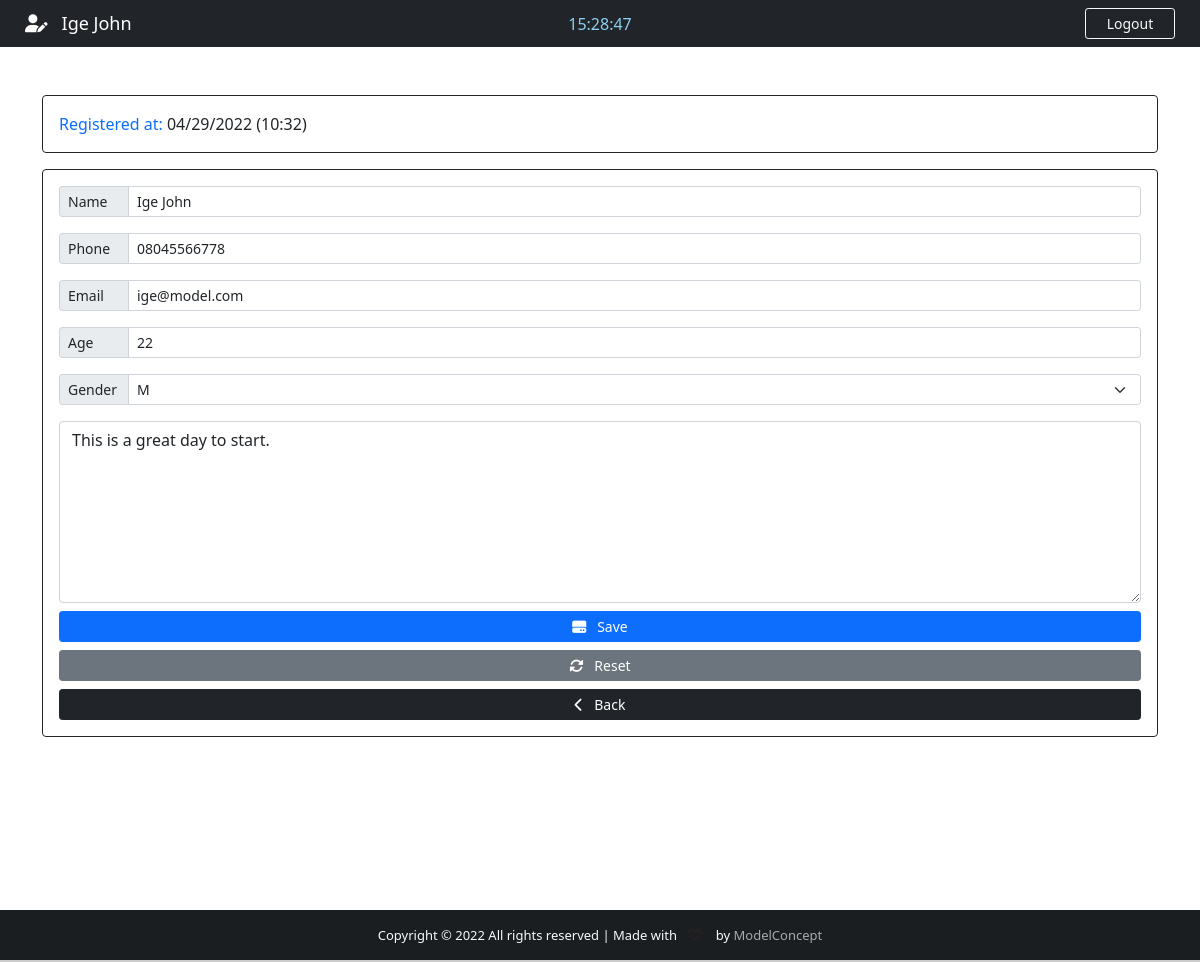
Page /patient/15 (signed in) on the committed database.
### App/models.py (models this page shows, shortened)
class Patient(models.Model):
    GENDER = (
        ('M', 'M'),
        ('F', 'F'),
    )
    id = models.IntegerField(primary_key=True)
    name = models.CharField(max_length=40)
    phone = models.CharField(max_length=20)
    email = models.CharField(max_length=40)
    age = models.CharField(max_length=3)
    gender = models.CharField(max_length=1, null=False, choices=GENDER)
    note = models.TextField(blank=True)
    created_at = models.DateTimeField(auto_now=True)

### App/views.py (the view)
# urls.py: path('patient/<str:patient_id>', views.patient, name="patient"),
@cache_control(no_cache=True, must_revalidate=True, no_store=True)
@login_required(login_url='login')
def patient(request, patient_id):
    patient = Patient.objects.get(id = patient_id)
    if patient != None:
        return render(request, "edit.html", {'patient':patient})

### App/templates/edit.html (shortened to what this page needs)
{% extends 'add.html' %}
 {% block nav-content %}
 <i class="fas fa-user-edit"></i>&nbsp;&nbsp; {{ patient.name }}
 {% endblock nav-content %}
 {% block card %}
 Registered at: <span class="text-dark">{{ patient.created_at | date:'m/d/Y (H:i)'}}</span>
 {% endblock card %}
 {% block Action %} action="/editpatient" {% endblock Action %}
 {% block add %}
     <i class="fas fa-hdd"></i>&nbsp;&nbsp; Save
 {% endblock add %}
 {% block reset-button %}
 <button type="reset" class="btn btn-secondary btn-sm txt-sm"><i class="fas fa-sync-alt"></i>&nbsp;&nbsp; Reset</button>
 {% endblock reset-button %}
{% block valueName %} value="{{ patient.name }}" {% endblock valueName %}
{% block valuePhone %} value="{{ patient.phone }}" {% endblock valuePhone %}
{% block valueEmail %} value="{{ patient.email }}" {% endblock valueEmail %}
{% block valueAge %} value="{{ patient.age }}" {% endblock valueAge %}
{% block option %}
<option style="background-color: #d3d3d3; color: #007bff;">{{ patient.gender }}</option>
{% endblock option %}
{% block note %}{{ patient.note }}{% endblock note %}

### App/templates/add.html (shortened to what this page needs)
{% extends 'base.html' %}
 {% block btn-nav %}
 <a class="btn btn-outline-info btn-sm border-light text-light" id="btn-nav" data-bs-toggle="modal" data-bs-target="#logoutModal">Logout</a>
{% endblock btn-nav %}
{% block time %}
<div class="col-sm">
  <center>
    <span id="clock" style="color: #89cff0;"></span>
  </center>
</div>
{% endblock time %}
{% block footer %} style="color: #a9a9a9;" {% endblock footer %}
{% block content %}
    <div class="container">
        <div class="row">
            <div class="col-lg-12">
                <div class="card card-body border-dark text-primary mt-5">
                    <span class="text center txt-sm"> {% block card %} FILL OUT THE FORM BELOW {% endblock card %} </span>
                </div>
                <form {% block Action %} action="/addpatient" {% endblock Action %} method="POST" autocomplete="off" enctype="multipart/form-data" class="card p-3 border-dark mt-3">
                    <div class="input-group input-group-sm mb-3">
                        <span class="input-group-text side-label"><span class="txt-sm">Name</span></span>
                        <input type="text" name="name" class="form-control" maxlength="40" id="name" placeholder="First and Last name" {% block valueName %}{% endblock valueName %}>
                    </div>
                    <div class="input-group input-group-sm mb-3">
                        <span class="input-group-text side-label"><span class="txt-sm">Phone</span></span>
                        <input type="text" name="phone" class="form-control" id="phone" placeholder="Patient contact" {% block valuePhone %}{% endblock valuePhone %}>
                    </div>
                    <div class="input-group input-group-sm mb-3">
                        <span class="input-group-text side-label"><span class="txt-sm">Email</span></span>
                        <input type="text" name="email" class="form-control" maxlength="40" id="email" placeholder="Patient email address" {% block valueEmail %}{% endblock valueEmail %}>
                    </div>
                    <div class="input-group input-group-sm mb-3">
                        <span class="input-group-text side-label"><span class="txt-sm">Age</span></span>
                        <input type="text" name="age" class="form-control" maxlength="3" id="age" placeholder="Patient age" {% block valueAge %}{% endblock valueAge %}>
                    </div>
                    <div class="input-group input-group-sm mb-3 txt-sm">
                        <label class="input-group-text side-label"><span class="txt-sm">Gender</span></label>
                        <select class="form-select" name="gender" id="gender">
                            {% block option %}{% endblock option %}
                        </select>
                    </div>
                    <div class="form-group">
                        <textarea name="note" id="" rows="7" class="form-control txt-sm" placeholder="Description is optional">{% block note %}{% endblock note %}</textarea>
                    </div>
                    <div class="d-grid gap-2 mt-2 txt-sm">
                        <button type="submit" class="btn btn-primary btn-sm txt-sm" id="btn-add">
                            {% block add %}{% endblock add %}
                        </button>
                        {% block reset-button %}{% endblock reset-button %}
                        <a href="{% url 'backend' %}" class="btn btn-dark btn-sm txt-sm"><i class="fas fa-chevron-left"></i>&nbsp;&nbsp; Back</a>
                    </div>
                </form>
            </div>
        </div>
    </div>
{% endblock content %}

### App/static/css/styles.css (style rules this page uses)
html, body { height: 120vh; margin: 0; max-width: 100%; }
a { text-decoration: none; }
#btn-nav { width: 90px; float: right; margin-right: 25px; }
.side-label { width: 70px; }

### rows in the picture
Patient: name "Ige John", created_at "04/29/2022 (10:32)", phone "08045566778", email "ige@model.com", age "22", gender "M", note "This is a great day to start."
